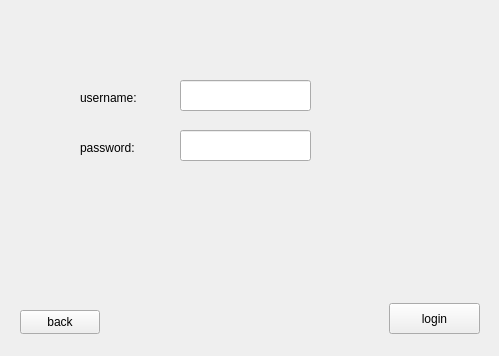
<?xml version="1.0" encoding="UTF-8"?>
<ui version="4.0">
 <class>login</class>
 <widget class="QWidget" name="login">
  <property name="geometry">
   <rect>
    <x>0</x>
    <y>0</y>
    <width>499</width>
    <height>356</height>
   </rect>
  </property>
  <property name="windowTitle">
   <string>Form</string>
  </property>
  <widget class="QLabel" name="error">
   <property name="geometry">
    <rect>
     <x>10</x>
     <y>316</y>
     <width>331</width>
     <height>21</height>
    </rect>
   </property>
   <property name="text">
    <string/>
   </property>
  </widget>
  <widget class="QPushButton" name="login_2">
   <property name="geometry">
    <rect>
     <x>389</x>
     <y>303</y>
     <width>91</width>
     <height>31</height>
    </rect>
   </property>
   <property name="text">
    <string>login</string>
   </property>
  </widget>
  <widget class="QLineEdit" name="username">
   <property name="geometry">
    <rect>
     <x>180</x>
     <y>80</y>
     <width>131</width>
     <height>31</height>
    </rect>
   </property>
  </widget>
  <widget class="QLineEdit" name="password">
   <property name="geometry">
    <rect>
     <x>180</x>
     <y>130</y>
     <width>131</width>
     <height>31</height>
    </rect>
   </property>
  </widget>
  <widget class="QLabel" name="label">
   <property name="geometry">
    <rect>
     <x>80</x>
     <y>90</y>
     <width>91</width>
     <height>16</height>
    </rect>
   </property>
   <property name="text">
    <string>username:</string>
   </property>
  </widget>
  <widget class="QLabel" name="label_2">
   <property name="geometry">
    <rect>
     <x>80</x>
     <y>140</y>
     <width>91</width>
     <height>16</height>
    </rect>
   </property>
   <property name="text">
    <string>password:</string>
   </property>
  </widget>
  <widget class="QPushButton" name="pushButton">
   <property name="geometry">
    <rect>
     <x>20</x>
     <y>310</y>
     <width>80</width>
     <height>24</height>
    </rect>
   </property>
   <property name="text">
    <string>back</string>
   </property>
  </widget>
 </widget>
 <resources/>
 <connections/>
</ui>
